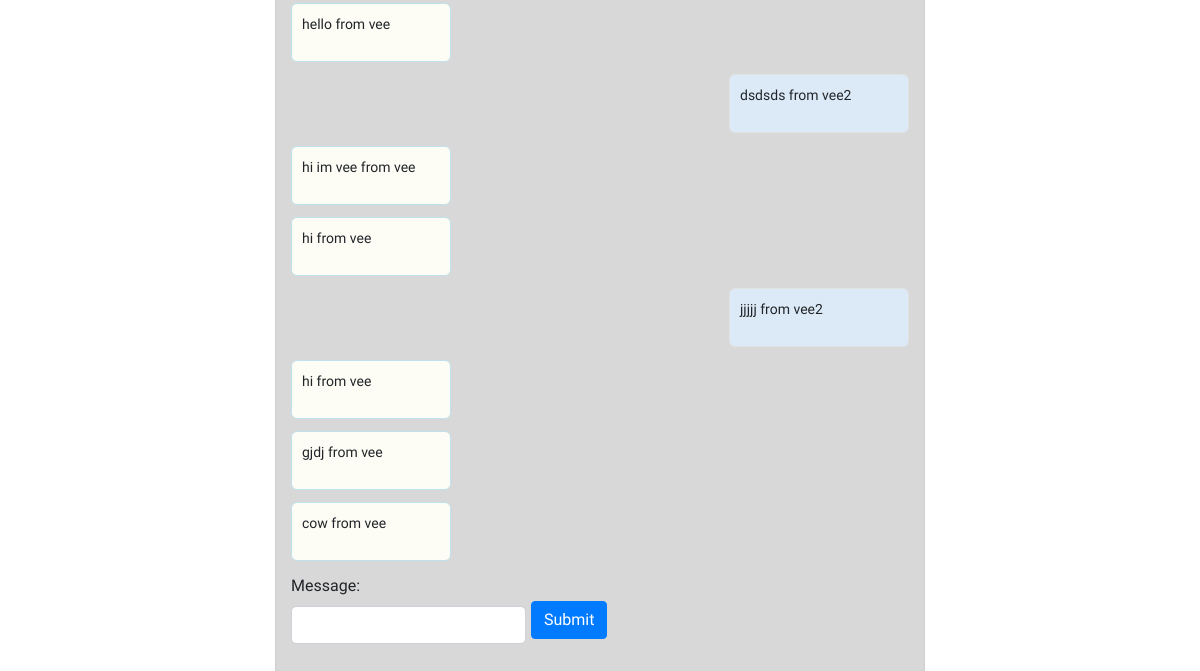
Before: /messages/vee/ (signed in, lower part) with the older database file.
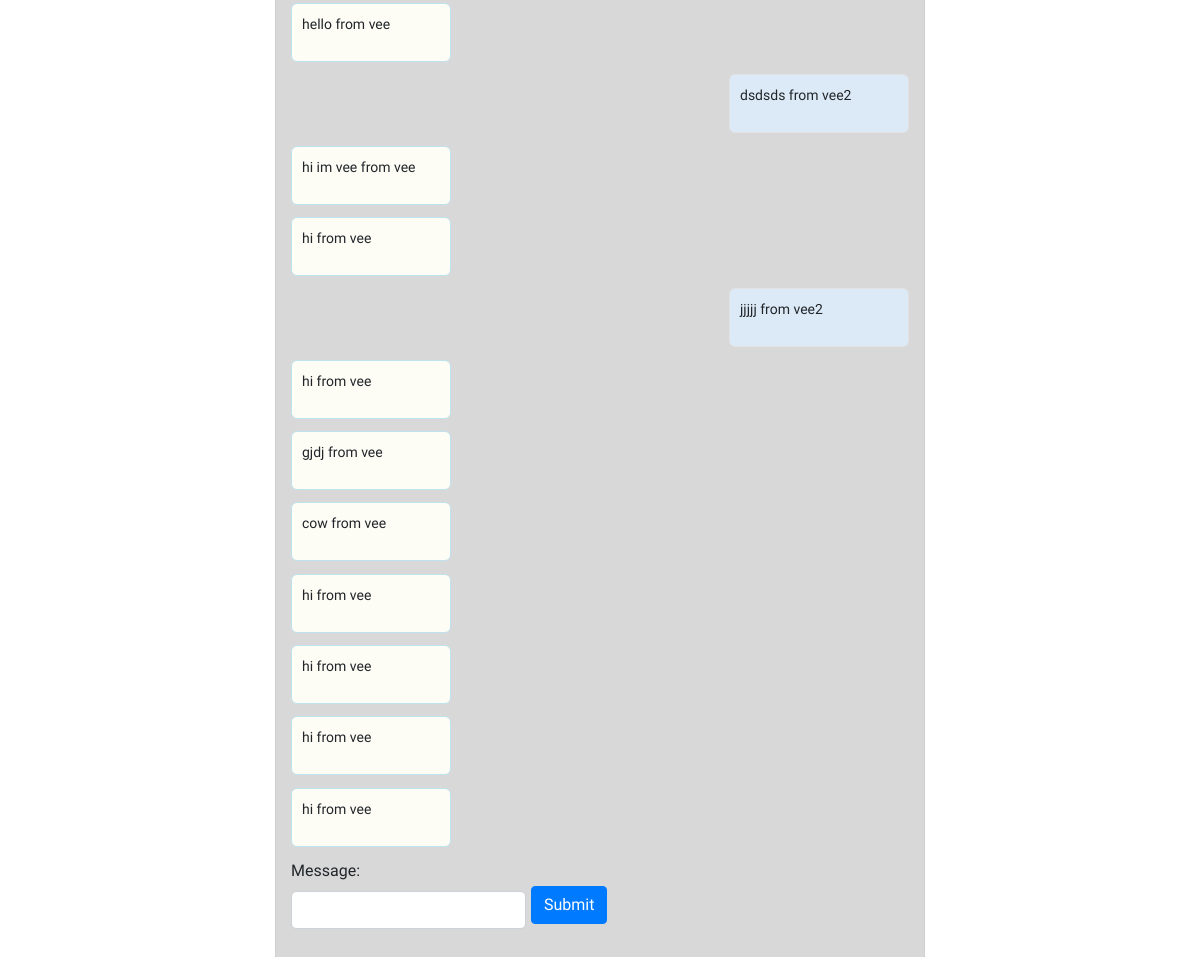
After: the same page with the newer database file.
### chat/models.py (models this page shows)
class ChatMessage(models.Model):
    thread      = models.ForeignKey(Thread, null=True, blank=True, on_delete=models.SET_NULL)
    user        = models.ForeignKey(settings.AUTH_USER_MODEL, verbose_name='sender', on_delete=models.CASCADE)
    message     = models.TextField()
    timestamp   = models.DateTimeField(auto_now_add=True)

### chat/views.py (the view, shortened to what this page needs)
# urls.py: path('messages/<str:username>/', ThreadView.as_view(), name='thread'),
class ThreadView(LoginRequiredMixin, FormMixin, DetailView):
    template_name = 'chat/thread.html'
    form_class = ComposeForm
    success_url = './'
    def get_object(self):
        other_username  = self.kwargs.get("username")
        obj, created    = Thread.objects.get_or_new(self.request.user, other_username)
        if obj == None:
            raise Http404
        return obj
    def get_context_data(self, **kwargs):
        context = super().get_context_data(**kwargs)
        context['form'] = self.get_form()
        return context

### chat/forms.py
class ComposeForm(forms.Form):
    message = forms.CharField(
            widget=forms.TextInput(
                attrs={"class": "form-control"}
                )
            )

### chat/models.py (called while the page is built, shortened)
    def get_or_new(self, user, other_username): # get_or_create
        username = user.username
        if username == other_username:
            return None
        qlookup1 = Q(first__username=username) & Q(second__username=other_username)
        qlookup2 = Q(first__username=other_username) & Q(second__username=username)
        qs = self.get_queryset().filter(qlookup1 | qlookup2).distinct()
        if qs.count() == 1:
            return qs.first(), False
        elif qs.count() > 1:
            return qs.order_by('timestamp').first(), False

### chat/templates/chat/thread.html (shortened to what this page needs)
{% extends "chat/base.html" %}
{% block content %}
<div id='chat-items' class="chat">
{% for chat in object.chatmessage_set.all %}
      {% if chat.user == user %}
        <div class="friend">
          <div class="message">
          		<p>{{ chat.message }} from {{ chat.user }}</p>
          </div>
         </div>
      {% else %}
       <div class="me">
          <div class="message">
          		<p>{{ chat.message }} from {{ chat.user }}</p>
          </div>
         </div>
       {% endif %}
{% endfor %}
</div>
	<form id='form' method='POST'> {% csrf_token %}
	{{form.as_p }}
		<input type='submit' class='btn btn-primary chat-btn'/>
</div>
{% endblock %}

### chat/templates/chat/base.html (shortened to what this page needs)
{% load static %}
<!DOCTYPE html>
<html lang="en">
<head>
    <link rel="stylesheet" href="https://stackpath.bootstrapcdn.com/bootstrap/4.1.1/css/bootstrap.min.css">
	<link rel="stylesheet" type="text/css" href="{% static 'chat/base.css' %}">
</head>
<body>
<div class='container'>
{% block content %}
{% endblock %}
</body>
</html>

### chat/static/chat/base.css (style rules this page uses)
body { font-family: Gudea; background : white; no-repeat center center fixed; -webkit-background-size: cover; background-size: cover; }
.container { max-width: 650px; background-color: #d8d8d8; margin: 40px auto; position: relative; border: 1px solid #CFCFCF; overflow: hidden; border-radius: 7px; }
.chat-btn { margin-left: 240px; margin-top: -105px; }
input[type='text'] { border: 1px solid #CED3D9; margin-right: 80px; padding: 10px; outline: 0; border-radius: 5px; width: 235px; }
.friend .message { border : 1px solid #E2E2E2; margin-left: auto; margin-bottom: 2%; padding: 10px; background: #DCEAF7; border-radius: 6px; width: 180px; position: relative; }
.me .message { border: 1px solid #BFE3EE; margin-bottom: 2%; padding: 10px; background: #FDFCF5; border-radius: 6px; position: relative; width: 160px; }
.friend p , .me p { font-size: 14px; }

Changed rows visible on the page:
added ChatMessage: message "hi", user "vee"
added ChatMessage: message "hi", user "vee"
added ChatMessage: message "hi", user "vee"
added ChatMessage: message "hi", user "vee"
